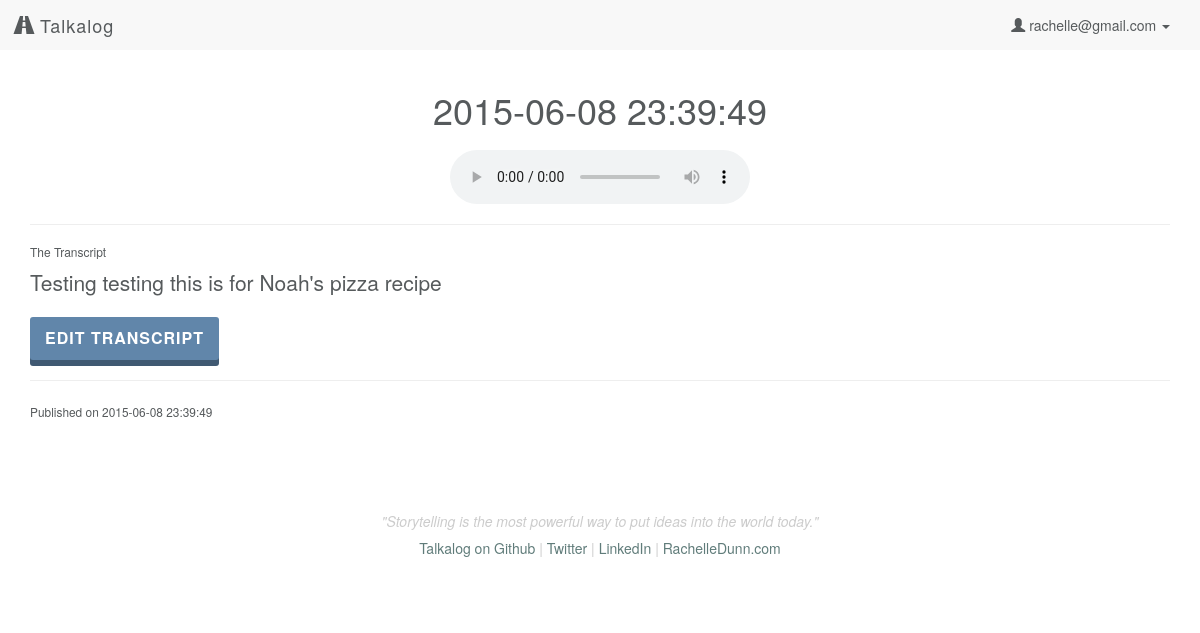
/listen/26 (signed in), run on an earlier commit of the app's database.
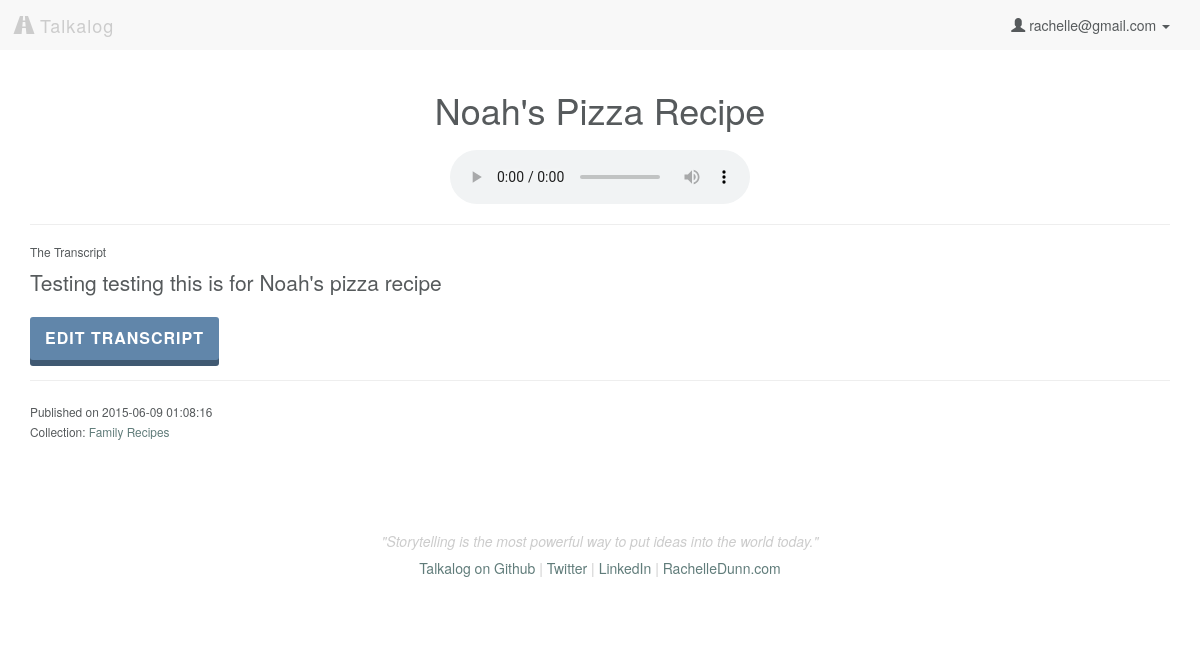
And on a later commit of the database.
### model.py (models this page shows, shortened)
class Upload(db.Model):
    __tablename__ = "Uploads"
    id = db.Column(db.Integer, autoincrement=True, primary_key=True)
    user_id = db.Column(db.Integer, db.ForeignKey('Users.id'), nullable=False)
    title = db.Column(db.String, nullable=False, default=db.func.now())
    path = db.Column(db.String(50))
    mimetype = db.Column(db.String(50), default='wav') # wav, jpg, mp3
    datetime = db.Column(db.DateTime, default=db.func.now(), onupdate=db.func.now()) # set datetime to current timestamp
    transcript = db.Column(db.Text)
    user = db.relationship("User", backref=db.backref("uploads", order_by=id))

class CollectionsUploads(db.Model):
    __tablename__ = "CollectionsUploads"
    id = db.Column(db.Integer, autoincrement=True, primary_key=True)
    collection_id = db.Column(db.Integer, db.ForeignKey('Collections.id'), nullable=False)
    upload_id = db.Column(db.Integer, db.ForeignKey('Uploads.id'), nullable=False)
    collection = db.relationship("Collection", backref=db.backref("collectionsuploads", order_by=id))
    upload = db.relationship("Upload", backref=db.backref("collectionsuploads", order_by=id))
    def __repr__(self):
        return "<CollectionsUploads id: %s collection_id: %s upload_id: %s>" % (
        self.id, self.collection_id, self.upload_id)

class Collection(db.Model):
    __tablename__ = "Collections"
    id = db.Column(db.Integer, autoincrement=True, primary_key=True)
    user_id = db.Column(db.Integer, db.ForeignKey('Users.id'), nullable=False)
    title = db.Column(db.String, nullable=False, default='Untitled Collection')
    user = db.relationship("User", backref=db.backref("collections", order_by=id))
    def __repr__(self):
        return "<Collection id: %s user_id: %s title: %s>" % (
        self.id, self.user_id, self.title)

### server.py (the view)
@app.route('/listen/<int:id>')
def listen_audio(id):
	"""Show more information about the single user logged in."""
	if 'email' in session:
		user_email = session['email']
		user = User.query.filter_by(email=user_email).first()
		this_file = Upload.query.filter_by(id=id).first()
		cu = this_file.collectionsuploads
		print 'CollectionsUploads: ', cu
		collection = [cu.collection for cu in cu]
		print 'This is the parent collection: ', collection
		collect_users = []
		for c in collection:
			for i in c.collectionsusers:
				print 'what is i', i
				collect_users.append(i.user_id)
		if (this_file.user_id == user.id) or (user.id in collect_users):
			return render_template('listen.html', user=user, upload=this_file,
				upload_folder=UPLOAD_FOLDER)
		else:
			flash('You don\'t have access to view this page')
			return redirect('/')
	else:
		flash('You must be logged in to access this page.')
		return redirect('/')

### templates/listen.html (shortened to what this page needs)
{% extends 'base.html' %}
{% block content %}
    <h1 id="upload-title" upload-id="{{ upload.id }}" class="text-center">{{ upload.title }}</h1>
    <audio controls>
        <source src="{{ upload_folder }}/{{ upload.path }}" type="audio/wav">
    </audio>
    <hr>
    <h6>The Transcript</h6>
    <div class="transcript-body lead">
    {% if upload.transcript %}
        {{ upload.transcript|safe }}
        <button type="button" class="button edit-transcript" data-toggle="modal" data-target="#myModal">Edit Transcript</button>
    {% else %}
        <button id="load" class="button">Generate Transcript</button>
        <div id="transcript-content"> </div>
    {% endif %}
    </div>
    <hr>
    <p><small>Published on {{ upload.datetime }}<br>
    {% if upload.collectionsuploads %}
        Collection:
        {% for uc in upload.collectionsuploads %}
            <a href="/collection/{{ uc.collection.id }}">{{ uc.collection.title }}</a>
        {% endfor %}
    {% endif %}
    </small></p>
{% endblock %}

### templates/base.html (shortened to what this page needs)
<!DOCTYPE html>
<html lang="en">
    <head>
        <link rel="stylesheet" href="https://maxcdn.bootstrapcdn.com/bootstrap/3.3.4/css/bootstrap.min.css">
        <link rel="stylesheet" href="/static/css/style.css"/>
        <link rel="stylesheet" href="https://ajax.googleapis.com/ajax/libs/jqueryui/1.11.4/themes/smoothness/jquery-ui.css"/>
    </head>
    <body>
        <nav class="navbar navbar-default">
            <div class="container-fluid">
                <div class="navbar-header">
                    <a class="navbar-brand" href="/"><span class="glyphicon glyphicon-road" aria-hidden="true"></span> Talkalog</a>
                </div>
                <div class="collapse navbar-collapse" id="bs-example-navbar-collapse-1">
                    <ul class="nav navbar-nav navbar-right">
                    {% if 'email' in session %}
                        <li class="dropdown">
                        <a href="#" class="dropdown-toggle" data-toggle="dropdown" role="button" aria-expanded="false"><span class="glyphicon glyphicon-user" aria-hidden="true"></span> {{ session['email'] }} <span class="caret"></span></a>
                        </li>
                    {% else %}
                        <li><a href="/login">Login</a></li>
                        <li><a href="/signup">Sign Up</a></li>
                    {% endif %}
                    </ul>
                </div>
            </div>
        </nav>
        <div class="container">
            {% block content %}{% endblock %}
        </div>
        <div class="container">
            <footer class="footer">
                <p>"Storytelling is the most powerful way to put ideas into the world today."</p>
                <h5><a href="http://github.com/rachelledunn/talkalog" target="_blank">Talkalog on Github</a> | <a href="http://twitter.com/rchdnn" target="_blank">Twitter</a> | <a href="http://linkedin.com/in/rachelledunn" target="_blank">LinkedIn</a> | <a href="http://rachelledunn.com/" target="_blank">RachelleDunn.com</a></h5>
            </footer>
        </div>
    </body>
</html>

What changed in the data, as far as the page shows it:
changed Upload "Testing testing this is for Noah's pizza recipe": title "2015-06-08 23:39:49" → "Noah's Pizza Recipe"; datetime "2015-06-08 23:39:49" → "2015-06-09 01:08:16"
added CollectionsUploads: collection "Family Recipes"
Also different on the page:
text now shown: "Collection:"
